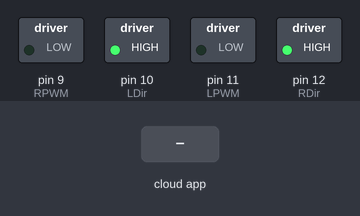
Bench run of a sketch on a simulated Arduino Uno, built with avr-gcc and run on an emulated ATmega328P. Parts: switched loads named in the sketch (green lamp = pin HIGH). Inputs (shaded band) come from the test bench. The ROS host is connected and sends only what is stated.

Above: at 1.2 s.
1.3 s: the phone or cloud app sets linear.x to 100
At 1.9 s:
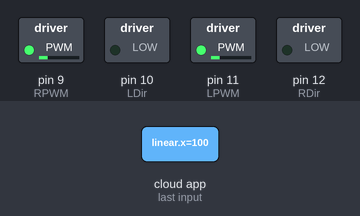
2.8 s: the phone or cloud app sets angular.z to -100
At 4.0 s:
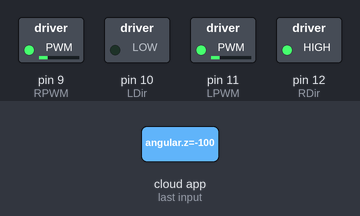
4.3 s: the phone or cloud app sets angular.z to 100
At 5.5 s:
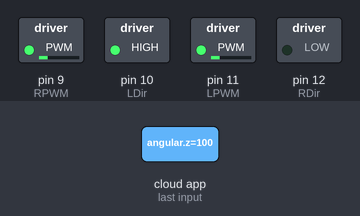
5.8 s: the phone or cloud app sets angular.z to 0
At 6.7 s:
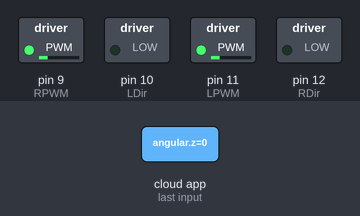
7.3 s: the phone or cloud app sets linear.x to -100
At 7.8 s:
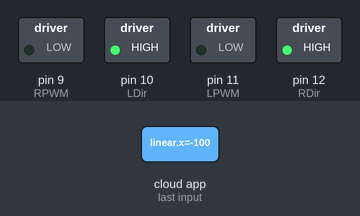
Timing chart, 0 to 9.8 s (numbered marks = the images above; inputs shaded):
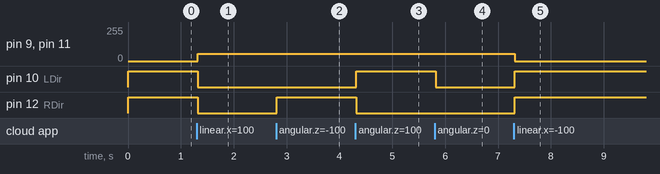

The sketch:

Robot_Mike_Arduino__copy_1_.ino
```cpp
//////////////////////////////////////////////////////////////////////////////////////////////////////////////////////
//////////////////////////////////////////////////////////////////////////////////////////////////////////////////////
//////////////////////////////////////////////////////////////////////////////////////////////////////////////////////
////                    Rewrited By Roberto Rodriguez                                                             ////
////                    For Robot_Mike                                                                            ////
////                                                                                                              ////
////                                                                                                              ////
////                                                                                                              ////
//////////////////////////////////////////////////////////////////////////////////////////////////////////////////////
//////////////////////////////////////////////////////////////////////////////////////////////////////////////////////
//////////////////////////////////////////////////////////////////////////////////////////////////////////////////////


//////////////////////////////////////////////////////////////////////////////////////////////////////////////////////
//////////////////////////////////////////////////////////////////////////////////////////////////////////////////////
//////////////////////////////////////////////////////////////////////////////////////////////////////////////////////
////                                                                                                              ////
////                    Author    :     RATHNAYAKE HGHB                                                           ////
////                                                                                                              ////
////                    Department:     SCIENCE & TECHNOLOGY                                                      ////
////                                                                                                              ////
////                    Faculty   :     SCIENCE & TECHNOLOGY                                                      ////
////                                                                                                              ////
////                    Institute :     UVA WELLASSA UNIVERSITY OF SRI LANKA                                      ////
////                                                                                                              ////
////                    File Name :     UWU_BOT.INO, SUPPORT FOR ROSSERIAL                                        ////
////                                                                                                              ////
////                    Project   :     MODELING 3D ENVIRONMENT USING ROS, KINECT & ARDUINO                       ////
////                                                                                                              ////
////                    Credits   :     PIYATHILAKA JMLC, EKANAYAKE RMTCB, ROSSERIAL TEAM                         ////
////                                                                                                              ////
////                    E-mail    :     HASITHARATHNAYAKE@LIVE.COM                                                ////
////                                                                                                              ////
////                    Phone     :     +94711222022                                                              ////
////                                                                                                              ////
//////////////////////////////////////////////////////////////////////////////////////////////////////////////////////
//////////////////////////////////////////////////////////////////////////////////////////////////////////////////////
//////////////////////////////////////////////////////////////////////////////////////////////////////////////////////

////////////////////////////////////////////////////////////////////////////////////////////////////////////////////////////
////////////////////////////////////////////////////////////////////////////////////////////////////////////////////////////
//                                                                                                                        //
//     Copyright (c) 2014, HasithaBR, Uva Wellassa University                                                             //
//     All rights reserved.                                                                                               //
//                                                                                                                        //
//     Redistribution and use in source and binary forms, with or without modification, are permitted provided that the   //
//     following conditions are met:                                                                                      //
//                                                                                                                        //
//      * Redistributions of source code must retain the above copyright notice, this list of conditions and the          //
//        following disclaimer.                                                                                           //
//      * Redistributions in binary form must reproduce the above copyright notice, this list of conditions and the       //
//        following disclaimer in the documentation and/or other materials provided with the distribution.                //
//      * Neither the name of Uva Wellassa University nor the names of its contributors may be used to endorse or promote //
//        products derived from this software without specific prior written permission.                                  //
//                                                                                                                        //
//     THIS SOFTWARE IS PROVIDED BY THE COPYRIGHT HOLDERS AND CONTRIBUTORS "AS IS" AND ANY EXPRESS OR IMPLIED WARRANTIES, //
//     INCLUDING, BUT NOT LIMITED TO, THE IMPLIED WARRANTIES OF MERCHANTABILITY AND FITNESS FOR A PARTICULAR PURPOSE ARE  //
//     DISCLAIMED. IN NO EVENT SHALL THE COPYRIGHT OWNER OR CONTRIBUTORS BE LIABLE FOR ANY DIRECT, INDIRECT, INCIDENTAL,  //
//     SPECIAL, EXEMPLARY, OR CONSEQUENTIAL DAMAGES (INCLUDING, BUT NOT LIMITED TO, PROCUREMENT OF SUBSTITUTE GOODS OR    //
//     SERVICES; LOSS OF USE, DATA, OR PROFITS; OR BUSINESS INTERRUPTION) HOWEVER CAUSED AND ON ANY THEORY OF LIABILITY,  //
//     WHETHER IN CONTRACT, STRICT LIABILITY, OR TORT (INCLUDING NEGLIGENCE OR OTHERWISE) ARISING IN ANY WAY OUT OF THE   //
//     USE OF THIS SOFTWARE, EVEN IF ADVISED OF THE POSSIBILITY OF SUCH DAMAGE.                                           //
//                                                                                                                        //
////////////////////////////////////////////////////////////////////////////////////////////////////////////////////////////

//#include <Time.h>
#include <ros.h>
#include <geometry_msgs/Twist.h>

#define LDir 10
#define LPWM 11
#define RDir 12
#define RPWM 9

ros::NodeHandle nh;

float linX=0,angZ=0,Dis=0;              // Initiallize global variables that handles linear and angular velocities here
long time=0;
//int pi=3.141592654;
//int diameter=0.1524;
//int circumference=0;

void messageVel(const geometry_msgs::Twist& msg){
  linX = msg.linear.x;                  // Linear velocity component of received twist message
  angZ = msg.angular.z;                 // Angular velocity component of received twist message
}

ros::Subscriber<geometry_msgs::Twist> Robot_Mike("cmd_vel", &messageVel);  // Keyboard teleoperation velocity commander

void setup(){
  pinMode(10,  OUTPUT);                  //direction left
  pinMode(11,  OUTPUT);                  //PWM left
  pinMode(9,  OUTPUT);                  //PWM right
  pinMode(12,  OUTPUT);                  //direction right
  //circumference = pi*diameter;

  nh.initNode();
  nh.getHardware()->setBaud(57600);
  nh.subscribe(Robot_Mike);
}

void loop(){
  runCommand(linX,angZ);
  nh.spinOnce();
  delay(10);
}


void runCommand(float linear, float angular){
  //const float FLRev=1,RbWidth=0.44;           // Experimentally find the FULL LOAD Revolutions for 1 second     // 1 means 0.5 m/s, because wheel length is 50cm
  //int LinPWMval=2*linX*255/FLRev;             // Calculate the PWM value for received linear velocity command
  //int AngPWMval=2*angZ*RbWidth*255/FLRev;
  int Rwheel=0;
  int Lwheel=0;


  if(linX>0){
      Rwheel=55;
      Lwheel=55;
  }

  if(linX<0){
      Rwheel=0;
      Lwheel=0;
  }
  if(angZ>0){
      Rwheel=55;
      Lwheel=-55;
  }

  if(angZ<0){
      Rwheel=-55;
      Lwheel=55;
  }
/*  const float FLRev=1;           // Experimentally find the FULL LOAD Revolutions for 1 second     // 1 means 0.5 m/s, because wheel length is 50cm
  int LinPWMval=2*linX*circumference*255/FLRev;             // Calculate the PWM value for received linear velocity command
  int AngPWMval=angZ*circumference*255/FLRev;
  int Rwheel=LinPWMval+AngPWMval;
  int Lwheel=LinPWMval-AngPWMval;
*/
  if(Rwheel>0){
      analogWrite(RPWM, Rwheel);
      digitalWrite(RDir, LOW);
  }
  else{
      analogWrite(RPWM, -Rwheel);
      digitalWrite(RDir, HIGH);
  }

  if(Lwheel>0){
      analogWrite(LPWM, Lwheel);
      digitalWrite(LDir, LOW);
  }
  else{
      analogWrite(LPWM, -Lwheel);
      digitalWrite(LDir, HIGH);
  }

}


/*  This is line number 200, Special thanks for python & shell scripting to

    SPNP Subasinghe,
    Department of Computer Science & Technology,
    Faculty of Science & Technology,
    Uva Wellassa University of Sri Lanka.

    By -Author-    10/01/2014                   			   */
```

Measured:
- after the input at 1.3 s, pin 9 (RPWM), pin 11 (LPWM): 0/255 → 55/255 at once; pin 10 (LDir), pin 12 (RDir): HIGH → LOW at once
- after the input at 2.8 s, pin 12 (RDir): LOW → HIGH at once
- after the input at 4.3 s, pin 10 (LDir): LOW → HIGH at once; pin 12 (RDir): HIGH → LOW at once
- after the input at 5.8 s, pin 10 (LDir): HIGH → LOW at once
- after the input at 7.3 s, pin 9 (RPWM), pin 11 (LPWM): 55/255 → 0/255 at once; pin 10 (LDir), pin 12 (RDir): LOW → HIGH at once
